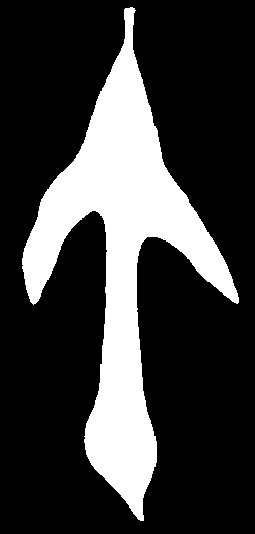
#> input picture daun_bin.tif, 255 x 534 px
$ jupyter execute --allow-errors Histogram.ipynb
#> lines starting #> are read from the running program, lines starting #| are printed output that depends on the picture; after the words box and inside, x2 and y2 are one past the last pixel; in counts of white or black regions, pixels touching at a corner belong together
# Histogram

Histogram sebagai grafik atau plot, yang memberi gambaran keseluruhan tentang distribusi intensitas gambar. Plot bernilai pixel (mulai dari 0 hingga 255, tidak selalu) dalam sumbu X dan jumlah piksel yang sesuai pada gambar pada sumbu Y.

## PLOTING HISTOGRAM DENGAN MATPLOTLIB

# plt.hist(img_vec, bins = 256, color, alpha)

1. img_vec: vektor image yang akan di buat grafik, img.ravel() perintah memberi  vektor berisi semua piksel gambar yang tersusun

2. color: Ini adalah warna yang ingin  gunakan untuk merencanakan histogram. Secara default, ini berwarna biru tua. Anda dapat menentukannya sebagai Merah, Biru, Hijau, Kuning, agenta, atau warna standar lainnya.

3. bins: Ini adalah jumlah batang yang ingin kami tampilkan pada sumbu X. Kita tahu bahwa intensitas piksel berkisar dari 0 hingga 255, dan jika kita ingin memvisualisasikan secara terpisah jumlah piksel untuk setiap intensitas yang mungkin, kita memerlukan grafik yang menunjukkan interval 0-255 sebagai 256 batang terpisah. Oleh karena itu, kita akan menyimpan bins = 256. Jika Anda tidak menentukan bins, Python akan memperlakukannya sebagai 10 secara default (dalam contoh berikut, kita akan melihat artinya).

4. alpha: Ini adalah tingkat transparansi yang ingin Anda gambar histogram.

[cell 1]
import cv2
import matplotlib.pyplot as plt
gbr=cv2.imread('daun_bin.tif',1)
#> gbr is the input picture: shape (534, 255, 3); 23.4% white; 1 white region, box (x1, y1, x2, y2) and area: (22, 7, 239, 521) 31862


# Tampilkan gambar matplotlib
plt.imshow(gbr)
plt.show()

[cell 2]
# Tampilkan grafik gambar hitam putih matplotlib
plt.hist(gbr.ravel(),256,[0,256]);plt.show()
#> after `plt.hist(gbr.ravel(), 256, [0, 256])`:
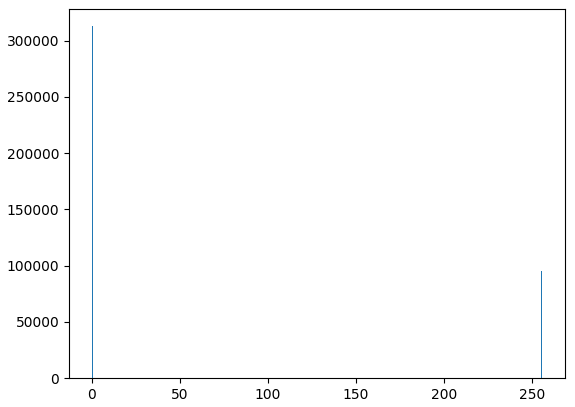
#> figure drawn by matplotlib, 1 panel; tallest bar 312924 high, from x = 0 to 1

[cell 3]
gbr=cv2.imread('pesawat.jpg',1)
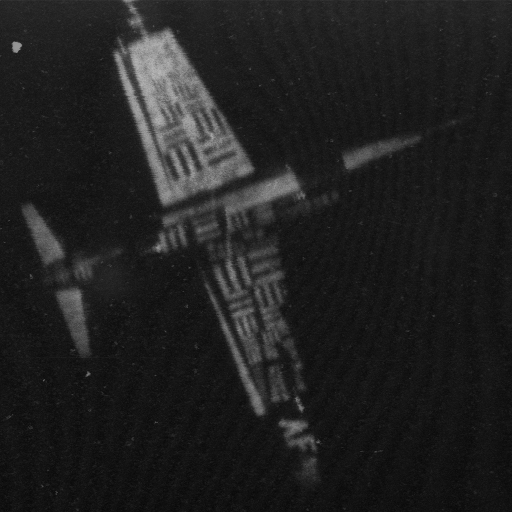
#> input picture pesawat.jpg, 1024 x 1024 px (shown at 1/2 size)
#> gbr is the input picture: shape (1024, 1024, 3); min 0, max 194, mean 32.5
plt.imshow(gbr)
plt.show()

# Tampilkan grafik gambar hitam keputihan matplotlib
plt.hist(gbr.ravel(),256,[0,256]);plt.show
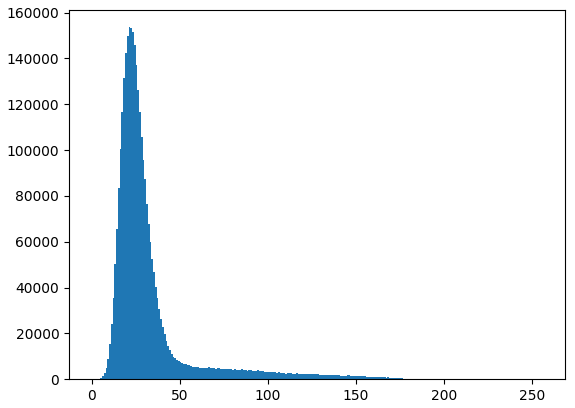
#> figure drawn by matplotlib, 1 panel; tallest bar 153645 high, from x = 21 to 22

[cell 4]
gbr=cv2.imread('zelda.png',1)
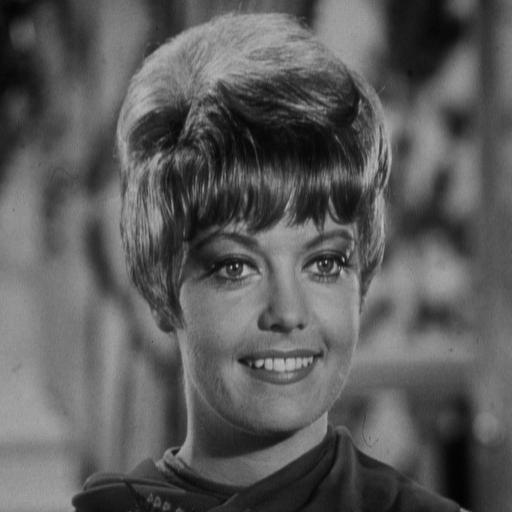
#> input picture zelda.png, 512 x 512 px
#> gbr is the input picture: shape (512, 512, 3); min 0, max 187, mean 91.2
plt.imshow(gbr)
plt.show()

# Tampilkan grafik gambar hitam keabuan
plt.hist(gbr.ravel(),256,[0,256]);plt.show()
#> after `plt.hist(gbr.ravel(), 256, [0, 256])`:
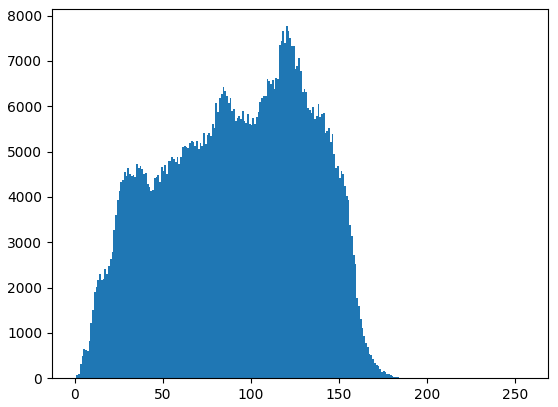
#> figure drawn by matplotlib, 1 panel; tallest bar 7764 high, from x = 120 to 121

[cell 5]
# Tampilkan grafik gambar hitam keabuan bin defaul (10 balok)
plt.hist(gbr.ravel());plt.show()
#> after `plt.hist(gbr.ravel())`:
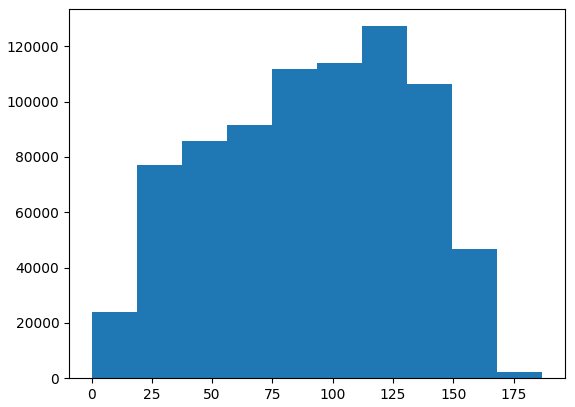
#> figure drawn by matplotlib, 1 panel; tallest bar 127227 high, from x = 112.2 to 130.9
